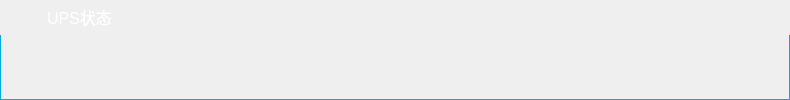
        <widget class="QWidget" name="wgt_ups" native="true">
         <property name="sizePolicy">
          <sizepolicy hsizetype="Preferred" vsizetype="Preferred">
           <horstretch>0</horstretch>
           <verstretch>0</verstretch>
          </sizepolicy>
         </property>
         <property name="minimumSize">
          <size>
           <width>0</width>
           <height>0</height>
          </size>
         </property>
         <property name="styleSheet">
          <string notr="true">/*QWidget#wgt_ups{
background:transparent;
border-image: url(:/image/dev_border.png);
border-bottom:0px solid rgb(73, 118, 237);
border-top:0px solid rgb(73, 118, 237);
}*/</string>
         </property>
         <layout class="QVBoxLayout" name="verticalLayout_3">
          <property name="spacing">
           <number>0</number>
          </property>
          <property name="leftMargin">
           <number>0</number>
          </property>
          <property name="topMargin">
           <number>0</number>
          </property>
          <property name="rightMargin">
           <number>0</number>
          </property>
          <property name="bottomMargin">
           <number>0</number>
          </property>
          <item>
           <widget class="QFrame" name="frame">
            <property name="minimumSize">
             <size>
              <width>0</width>
              <height>35</height>
             </size>
            </property>
            <property name="maximumSize">
             <size>
              <width>16777215</width>
              <height>35</height>
             </size>
            </property>
            <property name="styleSheet">
             <string notr="true">QFrame#frame{color: rgb(255, 255, 255);
border-image: url(:/image/border_up.png);
}
 </string>
            </property>
            <property name="frameShape">
             <enum>QFrame::NoFrame</enum>
            </property>
            <property name="frameShadow">
             <enum>QFrame::Raised</enum>
            </property>
            <layout class="QHBoxLayout" name="horizontalLayout">
             <property name="spacing">
              <number>6</number>
             </property>
             <property name="leftMargin">
              <number>10</number>
             </property>
             <property name="topMargin">
              <number>2</number>
             </property>
             <property name="rightMargin">
              <number>0</number>
             </property>
             <property name="bottomMargin">
              <number>2</number>
             </property>
             <item>
              <widget class="QLabel" name="label">
               <property name="minimumSize">
                <size>
                 <width>8</width>
                 <height>8</height>
                </size>
               </property>
               <property name="maximumSize">
                <size>
                 <width>8</width>
                 <height>8</height>
                </size>
               </property>
               <property name="styleSheet">
                <string notr="true">border-image: url(:/image/dot.png);</string>
               </property>
               <property name="text">
                <string/>
               </property>
              </widget>
             </item>
             <item>
              <widget class="QLabel" name="label_2">
               <property name="minimumSize">
                <size>
                 <width>17</width>
                 <height>26</height>
                </size>
               </property>
               <property name="maximumSize">
                <size>
                 <width>17</width>
                 <height>26</height>
                </size>
               </property>
               <property name="styleSheet">
                <string notr="true">border-image: url(:/image/ups.png);</string>
               </property>
               <property name="text">
                <string/>
               </property>
              </widget>
             </item>
             <item>
              <widget class="QLabel" name="lblUpsStatus">
               <property name="minimumSize">
                <size>
                 <width>0</width>
                 <height>30</height>
                </size>
               </property>
               <property name="maximumSize">
                <size>
                 <width>16777215</width>
                 <height>30</height>
                </size>
               </property>
               <property name="font">
                <font>
                 <pointsize>12</pointsize>
                </font>
               </property>
               <property name="styleSheet">
                <string notr="true">color: rgb(255, 255, 255);</string>
               </property>
               <property name="text">
                <string>UPS状态</string>
               </property>
              </widget>
             </item>
             <item>
              <spacer name="horizontalSpacer">
               <property name="orientation">
                <enum>Qt::Horizontal</enum>
               </property>
               <property name="sizeHint" stdset="0">
                <size>
                 <width>678</width>
                 <height>20</height>
                </size>
               </property>
              </spacer>
             </item>
            </layout>
           </widget>
          </item>
          <item>
           <widget class="QWidget" name="ups_item" native="true">
            <property name="sizePolicy">
             <sizepolicy hsizetype="Preferred" vsizetype="Preferred">
              <horstretch>0</horstretch>
              <verstretch>0</verstretch>
             </sizepolicy>
            </property>
            <property name="minimumSize">
             <size>
              <width>0</width>
              <height>0</height>
             </size>
            </property>
            <property name="styleSheet">
             <string notr="true">QWidget#ups_item{
color: rgb(255, 255, 255);
border-bottom:1px solid #01ADDE;
border-right:1px solid #01ADDE;
border-left:1px solid #01ADDE;
border-radius:opx;font:13pt;
}</string>
            </property>
           </widget>
          </item>
         </layout>
        </widget>
